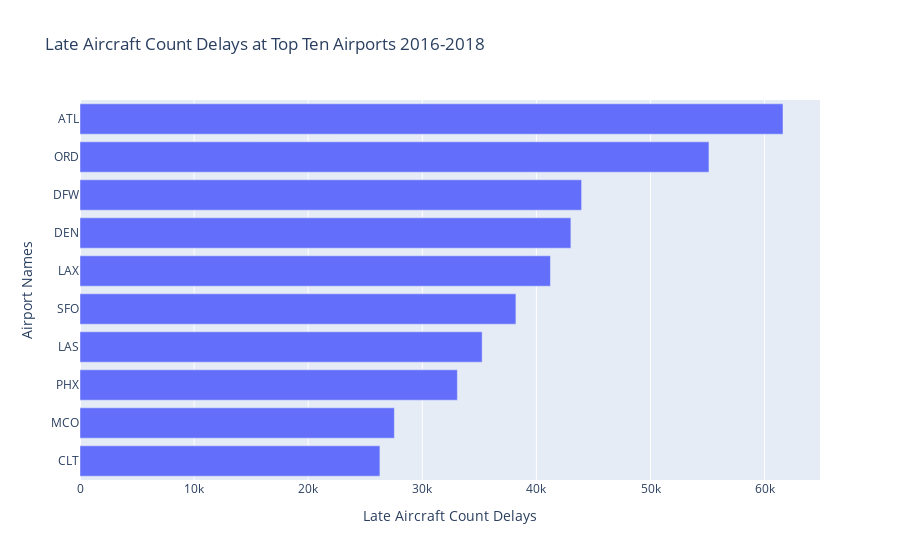

Here is the notebook cell this chart was saved with:
### Code cell
#Rename columns: year, month and date
rename_airport_data = csv3.rename(columns={
    "locationID": "Airport Names",
    "late_aircraft_ct": "Late Aircraft Count Delays",
    })
#Rename columns: year, month and date
rename_airport_data2 = csv2.rename(columns={
    "locationID": "Airport Names",
    "late_aircraft_ct": "Late Aircraft Count Delays",
    })
fig = px.bar(rename_airport_data, x='Late Aircraft Count Delays', y='Airport Names', orientation='h', title="Late Aircraft Count Delays at Top Ten Airports 2016-2018")
fig.update_layout(
    yaxis=dict(
        autorange="reversed"
    )
)
fig.show()

### Figure 1 — Plotly figure (JSON) as saved in the notebook; plotly's stock layout.template omitted (floating-point values rounded to 4 significant figures)
{"data": [{"alignmentgroup": "True", "hovertemplate": "Late Aircraft Count Delays=%{x}<br>Airport Names=%{y}<extra></extra>", "legendgroup": "", "marker": {"color": "#636efa"}, "name": "", "offsetgroup": "", "orientation": "h", "showlegend": false, "textposition": "auto", "type": "bar", "x": [61610.0, 55120.0, 43960.0, 43020.0, 41230.0, 38200.0, 35250.0, 33070.0, 27550.0, 26290.0], "xaxis": "x", "y": ["ATL", "ORD", "DFW", "DEN", "LAX", "SFO", "LAS", "PHX", "MCO", "CLT"], "yaxis": "y"}], "layout": {"autosize": true, "barmode": "relative", "legend": {"tracegroupgap": 0}, "title": {"text": "Late Aircraft Count Delays at Top Ten Airports 2016-2018"}, "xaxis": {"anchor": "y", "autorange": true, "domain": [0, 1], "range": [0, 64860.0], "title": {"text": "Late Aircraft Count Delays"}, "type": "linear"}, "yaxis": {"anchor": "x", "autorange": true, "domain": [0, 1], "range": [9.5, -0.5], "title": {"text": "Airport Names"}, "type": "category"}}}
